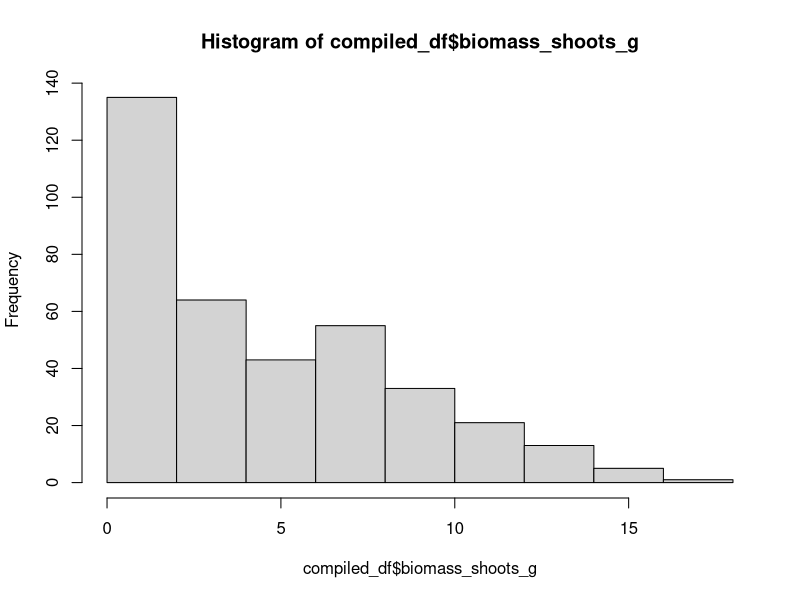
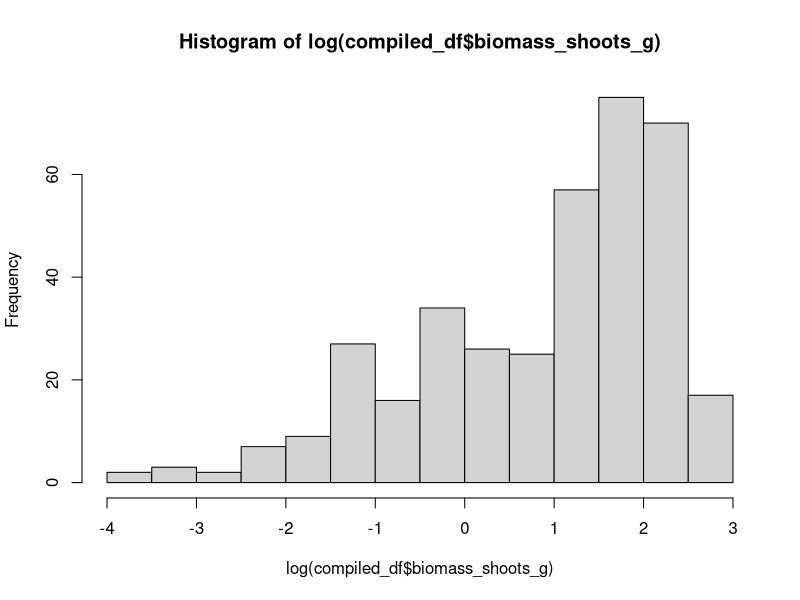
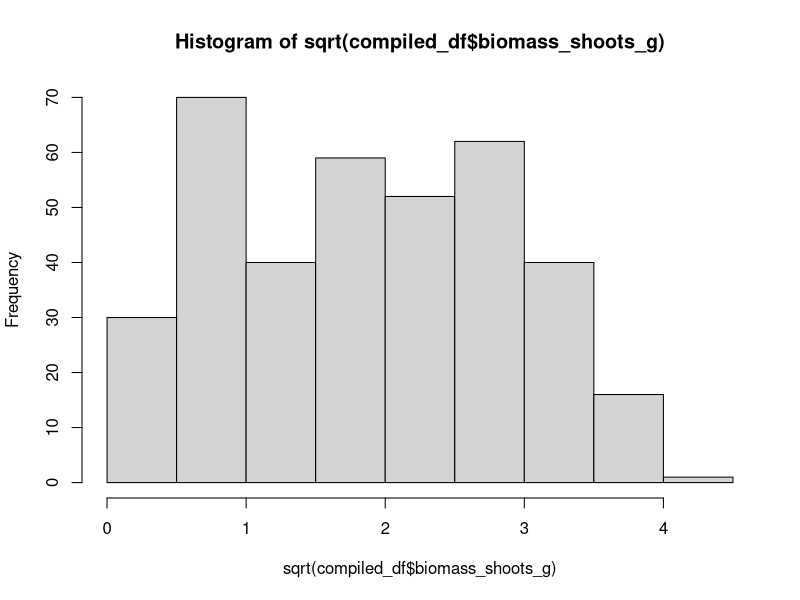
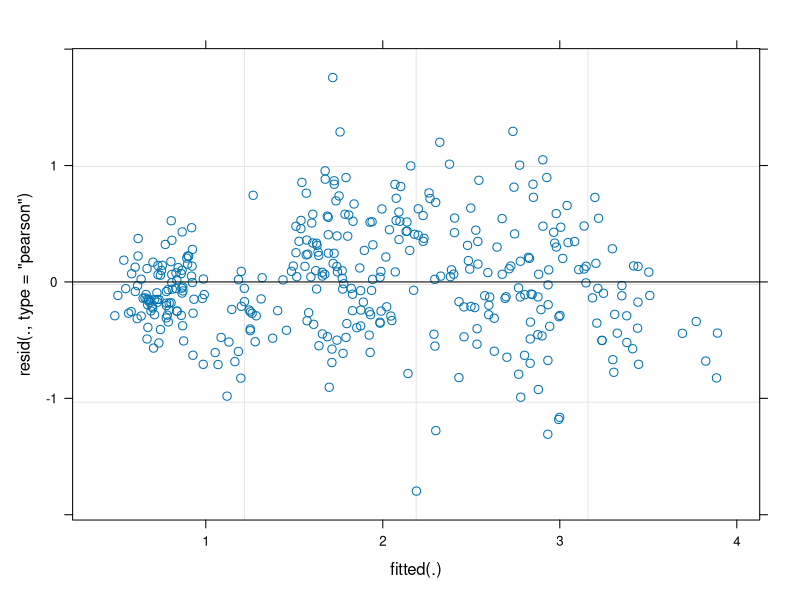
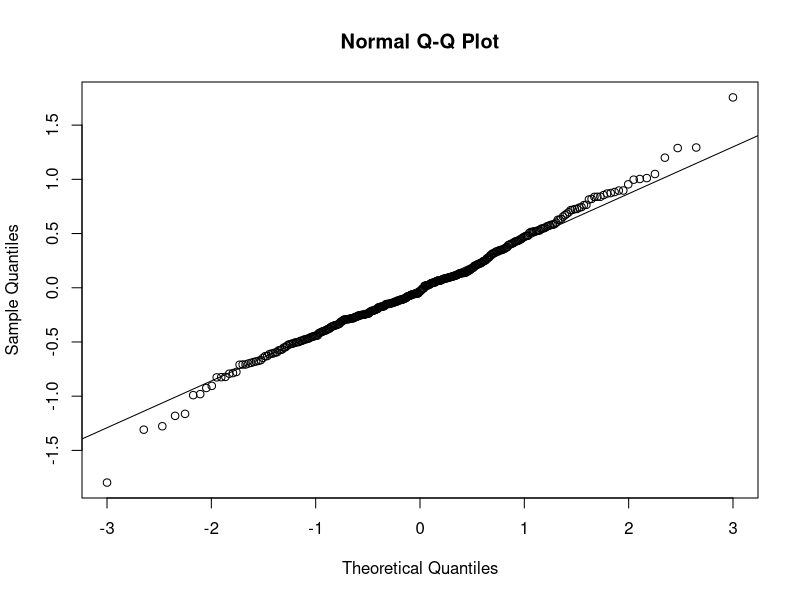
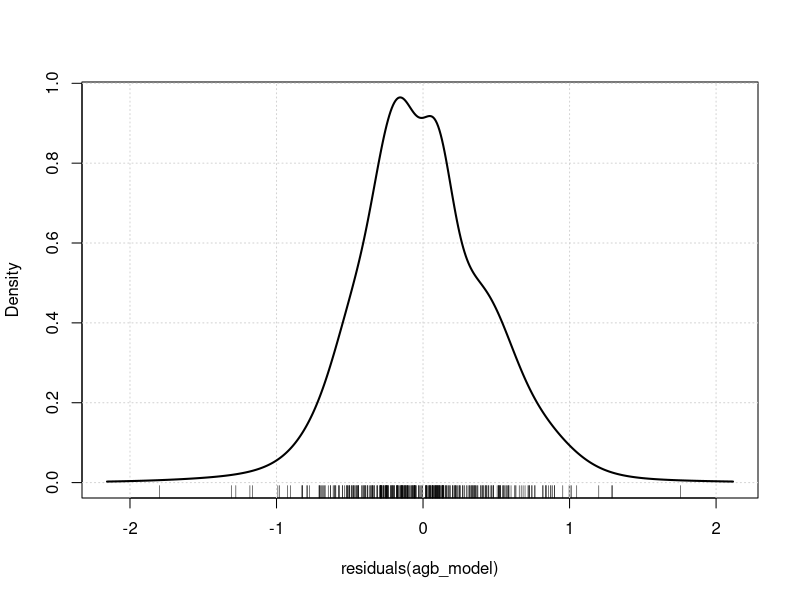
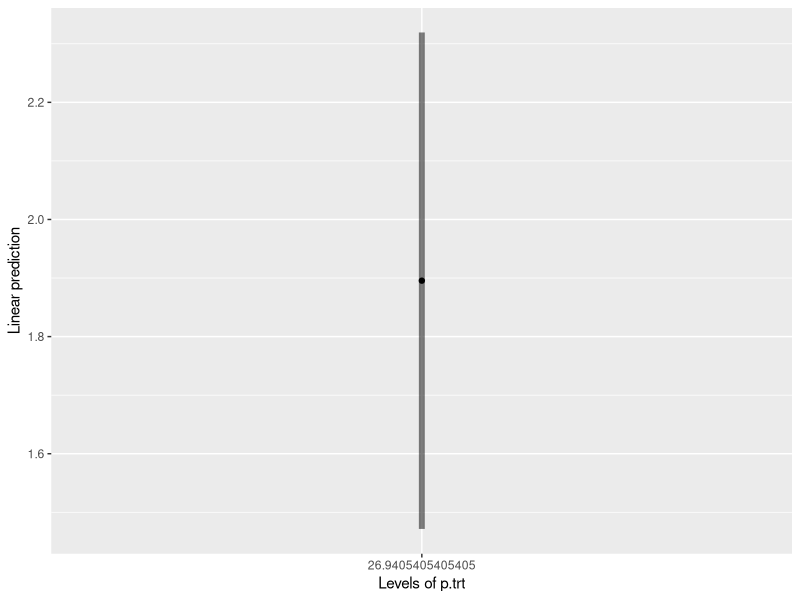
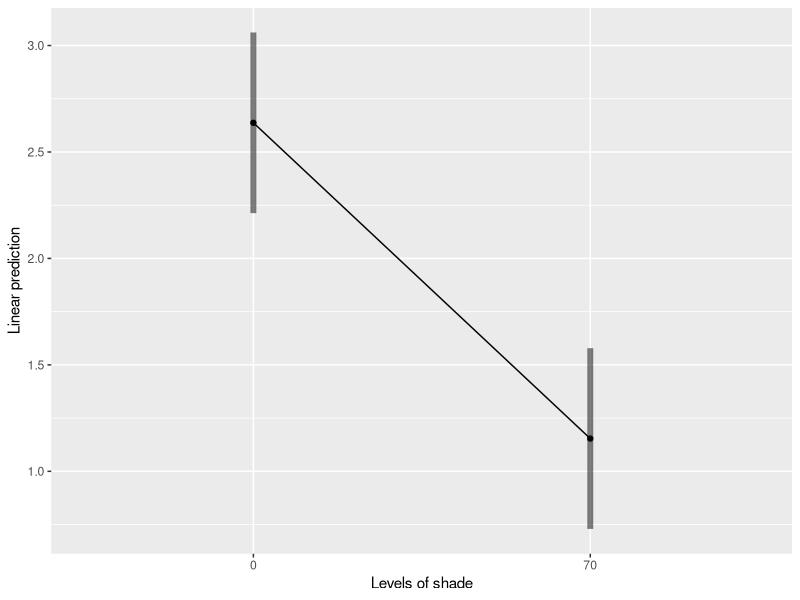

Write R code to recreate these figures, in order. (Note: this script raises an error after producing the figures.)
# monika_analyses.R. Script merges biomass datasheet with
# metadata file, then calculates some crude biomass partitioning
# results. Then, script analyzes data to determine main belowground
# allocation responses to treatment combinations

###############################################################################x
# Libraries and data cleaning ---------
###############################################################################x

# Libraries
library(tidyverse)
library(lme4)
library(car)
library(emmeans)
library(multcomp)
library(readxl)

###############################################################################x
# data ---------
###############################################################################x
# Read biomass and meta-data files
meta_data <- read.csv("../data_meta/plant_ids.csv") %>%
  mutate(id = as.character(individual))

# read in root data
biomass_data_roots <- read_excel("../data/biomass/biomass_roots_v2.xlsx")
biomass_data_shoots <- read_excel("../data/biomass/biomass_shoots.xlsx")
biomass_data_shoots$og_order <- NULL
biomass_data_shoots$type <- NULL
biomass_data_roots$type <- NULL

biomass_data <- left_join(biomass_data_roots, biomass_data_shoots)


# Merge meta-data with biomass data to append treatments and species
compiled_df <- biomass_data %>%
  left_join(meta_data, by = "individual") %>%
  mutate(shade = factor(ifelse(shade_00s_70s == "00s", 0, 70), 
                        levels = c(0, 70)),
         p.trt = ifelse(phosphorous_p1.p4 == "p1", 0,
                        ifelse(phosphorous_p1.p4 == "p2", 15,
                               ifelse(phosphorous_p1.p4 == "p3", 31,
                                      ifelse(phosphorous_p1.p4 == 
                                               "p4", 62, NA))))) %>%
  dplyr::select(individual, shade, p.trt, usda_code, c3_c4, block, rep,
                biomass_shoots_g, biomass_roots_g)

# compiled_df$p.trt <- factor(compiled_df$p.trt, 
#                             levels = c(0, 15, 31, 62))


compiled_df
unique(compiled_df$biomass_shoots_g)

###############################################################################x
# Above-ground biomass model ---------
###############################################################################x

hist(compiled_df$biomass_shoots_g) 
hist(log(compiled_df$biomass_shoots_g)) # for hard skewed right data
hist(sqrt(compiled_df$biomass_shoots_g)) # for moderate right skewed data


agb_model <- lmer(sqrt(biomass_shoots_g) ~ shade * p.trt * c3_c4 + 
                    (1 | usda_code) + (1 | block), data = compiled_df)

# Check model assumptions
plot(agb_model)
qqnorm(residuals(agb_model))
qqline(residuals(agb_model))
densityPlot(residuals(agb_model))
shapiro.test(residuals(agb_model))
outlierTest(agb_model)

# Model output
summary(agb_model)
Anova(agb_model) #shade, p.trt ***
# r.squaredGLMM(agb_model)

# Pairwise comparisons
emmeans(agb_model, pairwise~shade) # shade <0.0001
emmeans(agb_model, pairwise~p.trt) #
emmip(agb_model, ~ p.trt, CIs = TRUE)
emmip(agb_model, ~ shade, CIs = TRUE)


ggplot(compiled_df, aes(x = shade, y = biomass_shoots_g)) +
  geom_boxplot()

ggplot(compiled_df, aes(x = p.trt, y = biomass_shoots_g,
                        fill = p.trt)) + 
  geom_boxplot()



###############################################################################x
# Below-ground biomass model ---------
###############################################################################x

hist(biomass_data$biomass_roots_g)
hist(log(biomass_data$biomass_roots_g))
hist(sqrt(biomass_data$biomass_roots_g))

sort(biomass_data$biomass_roots_g)

bgb_model <- lmer(sqrt(biomass_roots_g) ~ shade * p.trt * c3_c4 + 
                    (1 | usda_code) + (1 | block), data = compiled_df)



# Check model assumptions
plot(bgb_model)
qqnorm(residuals(bgb_model))
qqline(residuals(bgb_model))
densityPlot(residuals(bgb_model))
shapiro.test(residuals(bgb_model))
outlierTest(bgb_model)

# Model output
summary(bgb_model)
Anova(bgb_model) # shade, p.trt ***

# Pairwise comparisons
emmeans(bgb_model, pairwise~shade)
# Pairwise comparisons
emmeans(bgb_model, pairwise~shade) # shade <0.0001
emmeans(bgb_model, pairwise~p.trt) # 0 x 15
emmip(bgb_model, ~ p.trt, CIs = TRUE)
emmip(bgb_model, ~ shade, CIs = TRUE)


ggplot(compiled_df, aes(x = shade, y = biomass_roots_g)) +
  geom_boxplot()

ggplot(compiled_df, aes(x = p.trt, y = biomass_roots_g,
                        fill = p.trt)) + 
  geom_boxplot()


## Greater below-ground biomass in full sun treatment

test(emtrends(bgb_model, ~1, "p.trt"))
## Belowground biomass increases with increasing P fertilization

test(emtrends(bgb_model, pairwise~shade, "p.trt"))
## P fertilization effect is only observed under 0% shade cover

cld(emmeans(bgb_model, pairwise~shade*c3_c4, type = "response"))
## Stronger below-ground biomass response to shade in C4 species compared
## to C3 species


# Shade cover treatment
shade_plot <- ggplot(data = subset(compiled_df, !is.na(c3_c4) & biomass_roots_g > 0), 
       aes(x = shade, y = log(biomass_roots_g), fill = shade)) +
  geom_boxplot(outliers = FALSE) +
  #(data = photo_shade, aes(label = .group, y = 18),
  #          position = position_dodge(0.75), size = 6, fontface = "bold") +
  scale_fill_manual(values = c("#FFDD44", "#117733"),
                    labels = c(expression("C"["3"]),
                               expression("C"["4"]))) +
  scale_y_continuous(limits = c(-6, 3), breaks = seq(-6, 3, 3)) +
  labs(title = "Light increases root biomass",
       x = "Shade cover (%)",
       y = "ln Root biomass (unitless)") +
  guides(fill = "none") +
  theme_classic(base_size = 20) +
  theme(title = element_text(face = "bold", size = 14),
        legend.position = "bottom",
        axis.title = element_text(face = "bold", size = 20),
        axis.text = element_text(size = 20))


# P fertilization
pfert_plot <- ggplot(data = subset(compiled_df, !is.na(c3_c4) & biomass_roots_g > 0), 
       aes(x = as.factor(p.trt), y = log(biomass_roots_g), fill = as.factor(p.trt))) +
  geom_boxplot(outliers = FALSE) +
  #(data = photo_shade, aes(label = .group, y = 18),
  #          position = position_dodge(0.75), size = 6, fontface = "bold") +
  scale_fill_manual(values = c("#CEFFFF", "#D5C304", "#F94902", "#A80003")) +
  scale_y_continuous(limits = c(-6, 3), breaks = seq(-6, 3, 3)) +
  labs(title = "P does not change root biomass",
       x = "P fertilization (ppm)",
       y = "ln Root biomass (unitless)") +
  guides(fill = "none") +
  theme_classic(base_size = 20) +
  theme(title = element_text(face = "bold", size = 14),
        legend.position = "bottom",
        axis.title = element_text(face = "bold", size = 20),
        axis.text = element_text(size = 20))

# Photosynthetic pathway
photo_plot <- ggplot(data = subset(compiled_df, !is.na(c3_c4) & biomass_roots_g > 0), 
                     aes(x = c3_c4, y = log(biomass_roots_g), fill = c3_c4)) +
  geom_boxplot(outliers = FALSE) +
  #(data = photo_shade, aes(label = .group, y = 18),
  #          position = position_dodge(0.75), size = 6, fontface = "bold") +
  scale_fill_manual(values = c("#117733", "#FFDD44")) +
  scale_x_discrete(labels = c(expression("C"["3"]),
                              expression("C"["4"]))) +
  scale_y_continuous(limits = c(-6, 3), breaks = seq(-6, 3, 3)) +
  labs(title = "Photo. pathway does not alter root biomass",
       x = "Photosynthetic pathway",
       y = "ln Root biomass (unitless)") +
  guides(fill = "none") +
  theme_classic(base_size = 20) +
  theme(title = element_text(face = "bold", size = 14),
        legend.position = "bottom",
        axis.title = element_text(face = "bold", size = 20),
        axis.text = element_text(size = 20))

# png("../Zaara_plots.png", width = 20, height = 5, units = "in", res = 600)
# ggarrange(shade_plot, pfert_plot, photo_plot,
#           nrow = 1, ncol = 3)
# dev.off()
# 



###############################################################################x
# Root:shoot model -------------
###############################################################################x

## adding root: shoot
compiled_df$root_shoot <- compiled_df$biomass_roots_g / 
  compiled_df$biomass_shoots_g

compiled_df_cleaned <- na.omit(compiled_df)

## checking data
hist(compiled_df$root_shoot)
hist(log(compiled_df$root_shoot))
hist(sqrt(compiled_df$root_shoot))


rootshoot_model <- lmer(sqrt(root_shoot) ~ shade * p.trt * c3_c4 + 
                          (1 | usda_code) + (1 | block), 
                        data = compiled_df_cleaned)

# Check model assumptions
plot(rootshoot_model)
qqnorm(residuals(rootshoot_model))
qqline(residuals(rootshoot_model))
densityPlot(residuals(rootshoot_model))
shapiro.test(residuals(rootshoot_model))
outlierTest(rootshoot_model)

# Model output
summary(rootshoot_model)
Anova(rootshoot_model) # shade and p.trt
r.squaredGLMM(rootshoot_model)

# Pairwise comparisons
cld(emmeans(rootshoot_model, pairwise ~ shade)) # bigger in sun
cld(emmeans(rootshoot_model, pairwise ~ p.trt)) # 0 diff from all
## Root:shoot is greater at 0% shade cover

cld(emmeans(rootshoot_model, pairwise~shade*c3_c4, type = "response"))
# C3 and C4 responded differently

# test(emtrends(rootshoot_model, ~shade*c3_c4, "p.trt"))

## P fertilization effect is only observed under 0% shade cover and
## is entirely driven by C4 species



ggplot(compiled_df, aes(x = shade, y = root_shoot)) +
  geom_boxplot() +
  facet_grid(~ c3_c4)# more shoot in full-sun

ggplot(compiled_df, aes(x = p.trt, y = root_shoot,
                        fill = p.trt)) + 
  geom_boxplot() +
  facet_grid( ~c3_c4)




###############################################################################x
# figures ----------
###############################################################################x

compiled_df_cleaned$root_shoot

## ROOT:SHOOT ------------------------------------

# Shade cover treatment (ROOT:SHOOT)
ggplot(data = subset(compiled_df_cleaned, !is.na(c3_c4) & root_shoot > 0), 
                     aes(x = shade, y = log(root_shoot), fill = shade)) +
  geom_boxplot(outliers = FALSE) +
  #(data = photo_shade, aes(label = .group, y = 18),
  #          position = position_dodge(0.75), size = 6, fontface = "bold") +
  scale_fill_manual(values = c("#FFDD44", "#636363"),
                    labels = c(expression("C"["3"]),
                               expression("C"["4"]))) +
  scale_y_continuous(limits = c(-6, 3), breaks = seq(-6, 3, 3)) +
  labs(title = "Light increases root:shoot (more roots than shoots)",
       x = "Shade cover (%)",
       y = "ROOT:SHOOT") +
  guides(fill = "none") +
  theme_classic(base_size = 20) +
  theme(title = element_text(face = "bold", size = 14),
        legend.position = "bottom",
        axis.title = element_text(face = "bold", size = 20),
        axis.text = element_text(size = 20))


# P fertilization
ggplot(data = subset(compiled_df_cleaned, !is.na(c3_c4) & root_shoot > 0), 
                     aes(x = as.factor(p.trt), y = log(root_shoot), fill = as.factor(p.trt))) +
  geom_boxplot(outliers = FALSE) +
  #(data = photo_shade, aes(label = .group, y = 18),
  #          position = position_dodge(0.75), size = 6, fontface = "bold") +
  scale_fill_manual(values = c("#CEFFFF", "#D5C304", "#F94902", "#A80003")) +
  scale_y_continuous(limits = c(-6, 3), breaks = seq(-6, 3, 3)) +
  labs(title = "P does not change root:shoot",
       x = "P fertilization (ppm)",
       y = "ROOT:SHOOT") +
  guides(fill = "none") +
  theme_classic(base_size = 20) +
  theme(title = element_text(face = "bold", size = 14),
        legend.position = "bottom",
        axis.title = element_text(face = "bold", size = 20),
        axis.text = element_text(size = 20))

# Photosynthetic pathway
ggplot(data = subset(compiled_df_cleaned, !is.na(c3_c4) & root_shoot > 0), 
                     aes(x = c3_c4, y = log(root_shoot), fill = c3_c4)) +
  geom_boxplot(outliers = FALSE) +
  #(data = photo_shade, aes(label = .group, y = 18),
  #          position = position_dodge(0.75), size = 6, fontface = "bold") +
  scale_fill_manual(values = c("#117733", "#FFDD44")) +
  scale_x_discrete(labels = c(expression("C"["3"]),
                              expression("C"["4"]))) +
  scale_y_continuous(limits = c(-6, 3), breaks = seq(-6, 3, 3)) +
  labs(title = "Photo. pathway does not alter root biomass",
       x = "Photosynthetic pathway",
       y = "ROOT:SHOOT") +
  guides(fill = "none") +
  theme_classic(base_size = 20) +
  theme(title = element_text(face = "bold", size = 14),
        legend.position = "bottom",
        axis.title = element_text(face = "bold", size = 20),
        axis.text = element_text(size = 20))



## SHOOT ------------------------------------

compiled_df$biomass_shoots_g

# Shade cover treatment (ROOT:SHOOT)
ggplot(data = subset(compiled_df, !is.na(c3_c4) & biomass_shoots_g > 0), 
       aes(x = shade, y = log(biomass_shoots_g), fill = shade)) +
  geom_boxplot(outliers = FALSE) +
  #(data = photo_shade, aes(label = .group, y = 18),
  #          position = position_dodge(0.75), size = 6, fontface = "bold") +
  scale_fill_manual(values = c("#FFDD44", "#117733"),
                    labels = c(expression("C"["3"]),
                               expression("C"["4"]))) +
  scale_y_continuous(limits = c(-6, 3), breaks = seq(-6, 3, 3)) +
  labs(title = "Light increases shoots",
       x = "Shade cover (%)",
       y = "SHOOTS") +
  guides(fill = "none") +
  theme_classic(base_size = 20) +
  theme(title = element_text(face = "bold", size = 14),
        legend.position = "bottom",
        axis.title = element_text(face = "bold", size = 20),
        axis.text = element_text(size = 20))


# P fertilization
ggplot(data = subset(compiled_df, !is.na(c3_c4) & biomass_shoots_g > 0), 
       aes(x = as.factor(p.trt), y = log(biomass_shoots_g), fill = as.factor(p.trt))) +
  geom_boxplot(outliers = FALSE) +
  #(data = photo_shade, aes(label = .group, y = 18),
  #          position = position_dodge(0.75), size = 6, fontface = "bold") +
  scale_fill_manual(values = c("#CEFFFF", "#D5C304", "#F94902", "#A80003")) +
  scale_y_continuous(limits = c(-6, 3), breaks = seq(-6, 3, 3)) +
  labs(title = "P does not change shoots",
       x = "P fertilization (ppm)",
       y = "SHOOT") +
  guides(fill = "none") +
  theme_classic(base_size = 20) +
  theme(title = element_text(face = "bold", size = 14),
        legend.position = "bottom",
        axis.title = element_text(face = "bold", size = 20),
        axis.text = element_text(size = 20))

# Photosynthetic pathway
ggplot(data = subset(compiled_df, !is.na(c3_c4) & biomass_shoots_g > 0), 
       aes(x = c3_c4, y = log(biomass_shoots_g), fill = c3_c4)) +
  geom_boxplot(outliers = FALSE) +
  #(data = photo_shade, aes(label = .group, y = 18),
  #          position = position_dodge(0.75), size = 6, fontface = "bold") +
  scale_fill_manual(values = c("#117733", "#FFDD44")) +
  scale_x_discrete(labels = c(expression("C"["3"]),
                              expression("C"["4"]))) +
  scale_y_continuous(limits = c(-6, 3), breaks = seq(-6, 3, 3)) +
  labs(title = "Photo. pathway does not alter SHOOT BIOMASS",
       x = "Photosynthetic pathway",
       y = "ROOT:SHOOT") +
  guides(fill = "none") +
  theme_classic(base_size = 20) +
  theme(title = element_text(face = "bold", size = 14),
        legend.position = "bottom",
        axis.title = element_text(face = "bold", size = 20),
        axis.text = element_text(size = 20))



ggplot(compiled_df, aes(x = shade, y = biomass_shoots_g, fill = shade)) +
  geom_boxplot()
